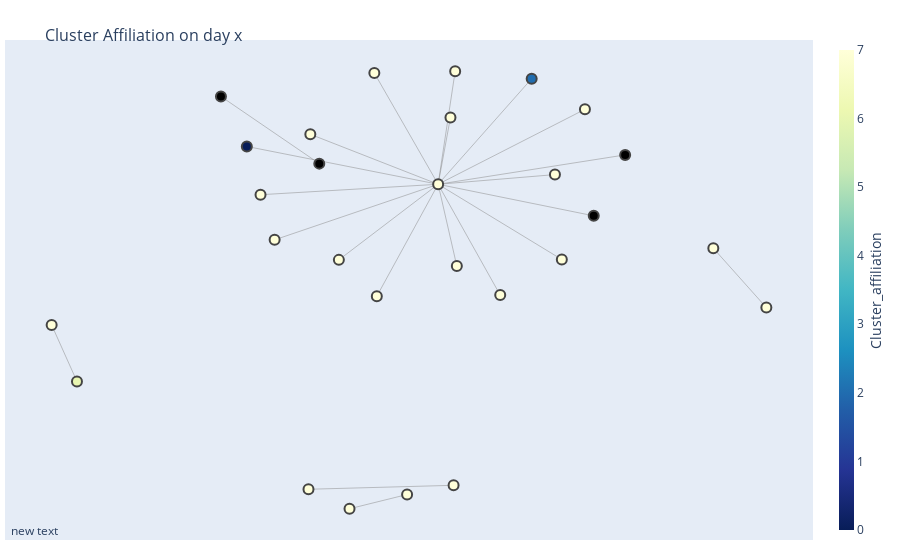

The notebook cell saved with this chart:
### Code cell
fig = go.Figure(data=[edge_trace,node_trace],
             layout=go.Layout(
                title='<br>Cluster Affiliation on day x',
                titlefont_size=16,
                showlegend=False,
                hovermode='closest',
                margin=dict(b=20,l=5,r=5,t=40),
                annotations=[ dict(
                    showarrow=False,
                    xref="paper", yref="paper",
                    x=0.005, y=-0.002 ) ],
                xaxis=dict(showgrid=False, zeroline=False, showticklabels=False),
                yaxis=dict(showgrid=False, zeroline=False, showticklabels=False))
                )
fig.show()

### Figure 1 — Plotly figure (JSON) as saved in the notebook; plotly's stock layout.template omitted (floating-point values rounded to 4 significant figures)
{"data": [{"hoverinfo": "none", "line": {"color": "#888", "width": 0.5}, "mode": "lines", "type": "scatter", "x": [-0.08867, 0.05262, null, 0.05262, 0.09033, null, 0.05262, 0.1901, null, 0.05262, -0.1672, null, 0.05262, 0.3113, null, 0.05262, 0.07992, null, 0.05262, 0.3777, null, 0.05262, -0.3095, null, 0.05262, -0.08317, null, 0.05262, -0.2304, null, 0.05262, 0.2597, null, 0.05262, 0.3265, null, 0.05262, -0.3407, null, 0.05262, -0.371, null, 0.05262, 0.09401, null, 0.05262, 0.3972, null, 0.05262, 0.4668, null, -0.7472, -0.8033, null, 0.662, 0.7794, null, -0.01612, -0.1436, null, -0.2345, 0.0868, null, -0.2106, -0.4283, null], "y": [0.6325, 0.2157, null, 0.2157, 0.6392, null, 0.2157, -0.1996, null, 0.2157, -0.06755, null, 0.2157, 0.2519, null, 0.2157, 0.4662, null, 0.2157, 0.4964, null, 0.2157, 0.007514, null, 0.2157, -0.2038, null, 0.2157, 0.403, null, 0.2157, 0.6112, null, 0.2157, -0.06627, null, 0.2157, 0.1765, null, 0.2157, 0.3574, null, 0.2157, -0.09087, null, 0.2157, 0.09741, null, 0.2157, 0.3257, null, -0.5231, -0.3114, null, -0.02387, -0.2463, null, -0.9466, -1.0, null, -0.927, -0.9122, null, 0.293, 0.5448, null]}, {"hoverinfo": "text", "marker": {"color": [7, 7, 7, 7, 7, 7, 7, 7, 7, 6, 7, 7, 7, 7, 7, 2, 7, 7, 7, 7, 7, 7, 0, 7], "colorbar": {"thickness": 15, "title": {"side": "right", "text": "Cluster_affiliation"}, "xanchor": "left"}, "colorscale": [[0, "rgb(255,255,217)"], [0.125, "rgb(237,248,177)"], [0.25, "rgb(199,233,180)"], [0.375, "rgb(127,205,187)"], [0.5, "rgb(65,182,196)"], [0.625, "rgb(29,145,192)"], [0.75, "rgb(34,94,168)"], [0.875, "rgb(37,52,148)"], [1, "rgb(8,29,88)"]], "line": {"width": 2}, "reversescale": true, "showscale": true, "size": 10}, "mode": "markers", "text": ["Cluster Affiliation: 7", "Cluster Affiliation: 7", "Cluster Affiliation: 7", "Cluster Affiliation: 7", "Cluster Affiliation: 7", "Cluster Affiliation: 7", "Cluster Affiliation: 7", "Cluster Affiliation: 7", "Cluster Affiliation: 7", "Cluster Affiliation: 6", "Cluster Affiliation: None", "Cluster Affiliation: 7", "Cluster Affiliation: 7", "Cluster Affiliation: 7", "Cluster Affiliation: None", "Cluster Affiliation: 7", "Cluster Affiliation: 2", "Cluster Affiliation: None", "Cluster Affiliation: 7", "Cluster Affiliation: None", "Cluster Affiliation: 7", "Cluster Affiliation: 7", "Cluster Affiliation: 7", "Cluster Affiliation: 7", "Cluster Affiliation: 7", "Cluster Affiliation: 0", "Cluster Affiliation: None", "Cluster Affiliation: 7"], "type": "scatter", "x": [-0.08867, 0.05262, 0.09033, 0.1901, -0.1672, 0.3113, 0.07992, 0.3777, -0.3095, -0.7472, -0.8033, -0.08317, -0.2304, 0.662, 0.7794, 0.2597, -0.01612, -0.1436, -0.2345, 0.0868, 0.3265, -0.3407, -0.371, 0.09401, 0.3972, -0.2106, -0.4283, 0.4668], "y": [0.6325, 0.2157, 0.6392, -0.1996, -0.06755, 0.2519, 0.4662, 0.4964, 0.007514, -0.5231, -0.3114, -0.2038, 0.403, -0.02387, -0.2463, 0.6112, -0.9466, -1.0, -0.927, -0.9122, -0.06627, 0.1765, 0.3574, -0.09087, 0.09741, 0.293, 0.5448, 0.3257]}], "layout": {"annotations": [{"showarrow": false, "x": 0.005, "xref": "paper", "y": -0.002, "yref": "paper"}], "hovermode": "closest", "margin": {"b": 20, "l": 5, "r": 5, "t": 40}, "showlegend": false, "title": {"font": {"size": 16}, "text": "<br>Cluster Affiliation on day x"}, "xaxis": {"showgrid": false, "showticklabels": false, "zeroline": false}, "yaxis": {"showgrid": false, "showticklabels": false, "zeroline": false}}}
